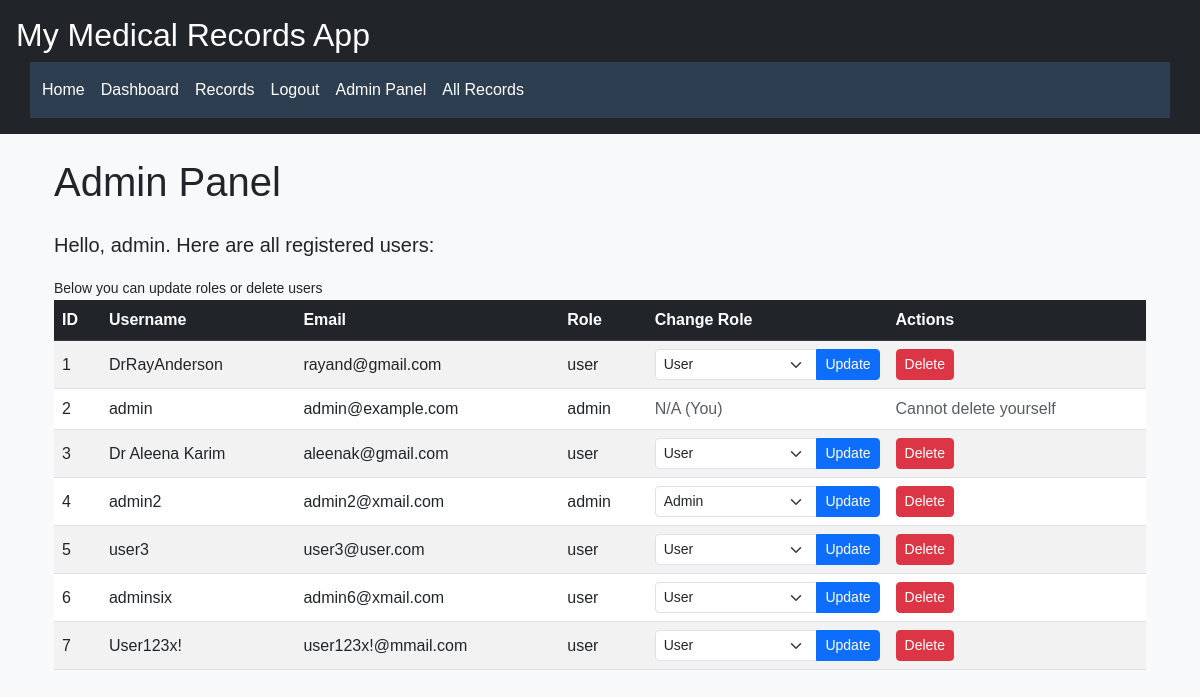
The app's page /admin (signed in) with its own data.
### app/models.py (models this page shows, shortened)
class User(db.Model, UserMixin):
    id            = db.Column(db.Integer, primary_key=True)
    username      = db.Column(db.String(20), unique=True, nullable=False)
    email         = db.Column(db.String(120), unique=True, nullable=False)
    role          = db.Column(db.String(20), nullable=False, default='user')
    password_hash = db.Column(db.String(128), nullable=False)
    records       = db.relationship('MedicalRecord', backref='author', lazy=True)

### app/routes.py (the view)
@main.route('/admin')
@login_required
def admin():
    if current_user.role != 'admin':
        flash('Access denied: Admins only.', 'danger')
        return redirect(url_for('main.dashboard'))
    users = User.query.all()
    csrf_token = generate_csrf()
    return render_template('admin.html', users=users, csrf_token=csrf_token)

### app/models.py (called while the page is built)
@login_manager.user_loader
def load_user(user_id):
    return User.query.get(int(user_id))

### app/templates/admin.html (shortened to what this page needs)
{% extends 'base.html' %}
{% block content %}
<div class="container mt-4">
  <h1 class="mb-4">Admin Panel</h1>
  <p class="lead">Hello, <strong>{{ current_user.username }}</strong>. Here are all registered users:</p>
  <small>Below you can update roles or delete users</small>
  <table class="table table-striped table-hover align-middle">
    <thead class="table-dark">
      <tr>
        <th>ID</th>
        <th>Username</th>
        <th>Email</th>
        <th>Role</th>
        <th>Change Role</th>
        <th>Actions</th>
      </tr>
    </thead>
    <tbody>
      {% for u in users %}
      <tr>
        <td>{{ u.id }}</td>
        <td>{{ u.username }}</td>
        <td>{{ u.email }}</td>
        <td>{{ u.role }}</td>
        <td>
          {% if u.id != current_user.id %}
          <form method="POST" action="{{ url_for('main.change_role', user_id=u.id) }}">
            <div class="input-group">
              <select name="role" class="form-select form-select-sm">
                <option value="user" {% if u.role == 'user' %}selected{% endif %}>User</option>
                <option value="admin" {% if u.role == 'admin' %}selected{% endif %}>Admin</option>
              </select>
              <button type="submit" class="btn btn-sm btn-primary">Update</button>
            </div>
          </form>
          {% else %}
          <span class="text-muted">N/A (You)</span>
          {% endif %}
        </td>
        <td>
          {% if u.id != current_user.id %}
          <form action="{{ url_for('main.delete_user', user_id=u.id) }}" method="POST" style="display:inline;">
            <button type="submit" class="btn btn-danger btn-sm"
                    onclick="return confirm('Are you sure you want to delete this user?');">
              Delete
            </button>
          </form>
          {% else %}
          <span class="text-muted">Cannot delete yourself</span>
          {% endif %}
        </td>
      </tr>
      {% endfor %}
    </tbody>
  </table>
</div>
{% endblock %}

### app/templates/base.html (shortened to what this page needs)
<!DOCTYPE html>
<html lang="en">
<head>
  <link
    href="https://cdn.jsdelivr.net/npm/bootstrap@5.3.0/dist/css/bootstrap.min.css"
    rel="stylesheet">
    <link rel="stylesheet" href="{{ url_for('static', filename='style.css') }}">
</head>
<body>
    <header class="bg-dark p-3 mb-4 text-white">
        <h2>My Medical Records App</h2>
<nav class="container d-flex gap-3">
    <a class="nav-link" href="{{ url_for('main.home') }}">Home</a>
    {% if current_user.is_authenticated %}
        <a class="nav-link" href="{{ url_for('main.dashboard') }}">Dashboard</a>
        <a class="nav-link" href="{{ url_for('main.records') }}">Records</a>
        <a class="nav-link" href="{{ url_for('main.logout') }}">Logout</a>
        {% if current_user.role == 'admin' %}
            <a class="nav-link" href="{{ url_for('main.admin') }}">Admin Panel</a>
            <a class="nav-link" href="{{ url_for('main.admin_records') }}">All Records</a>
        {% endif %}
    {% else %}
        <a class="nav-link" href="{{ url_for('main.register') }}">Register</a>
        <a class="nav-link" href="{{ url_for('main.login') }}">Login</a>
    {% endif %}
</nav>
    </header>
  <div class="container">
    {% block content %}{% endblock %}
  </div>
</body>
</html>

### app/static/style.css (style rules this page uses)
:root { --primary-color: #2c3e50; --secondary-color: #18bc9c; --font-family: 'Arial', sans-serif; }
body { font-family: var(--font-family); background-color: #f8f9fa; margin: 0; padding: 0; }
nav { background-color: var(--primary-color); padding: 1rem; top: 50px; right: 10px; display: inline-block; }
nav a { position: relative; display: inline-block; padding: 0.5rem 1rem; color: ghostwhite; text-decoration: none; transition: color 0.3s ease, transform 0.2s ease; }
nav a::after { content: ""; position: absolute; left: 50%; bottom: 0; width: 0; height: 2px; background-color: navajowhite; transition: width 0.3s ease, left 0.3s ease; }

### records on screen
User: username "admin", id "2", email "admin@example.com", role "admin", shows "N/A (You)", shows "Cannot delete yourself"
User: id "1", username "DrRayAnderson", email "rayand@gmail.com", role "user", role "User"
User: id "3", username "Dr Aleena Karim", email "aleenak@gmail.com", role "user", role "User"
User: id "4", username "admin2", email "admin2@xmail.com", role "admin", role "Admin"
User: id "5", username "user3", email "user3@user.com", role "user", role "User"
User: id "6", username "adminsix", email "admin6@xmail.com", role "user", role "User"
User: id "7", username "User123x!", email "user123x!@mmail.com", role "user", role "User"
